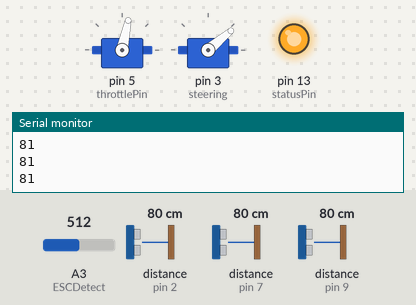
Bench run of a sketch on a simulated Arduino Uno, built with avr-gcc and run on an emulated ATmega328P. On the bench: 2 × servo, output pins drawn as LEDs (lit = HIGH), the last lines printed to the serial monitor. Dashed ring = blinking. Inputs (shaded band) come from the test bench; at power-on: distance to the obstacle (sensors on pin 7, pin 2, pin 9) 80 cm, A3 (ESCDetect) = 512. The echo pulse lasts 58.3 µs per cm.

Above: at 6.4 s.
6.5 s: distance to the obstacle (sensor on pin 7) set to 289 cm
10.0 s: distance to the obstacle (sensor on pin 7) set to 297 cm
At 12.0 s:
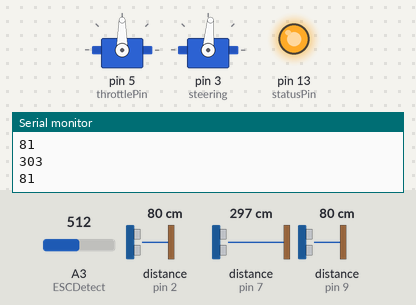
At 13.5 s:
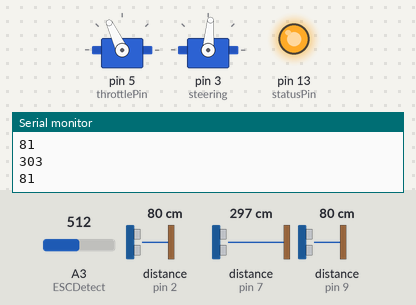
13.8 s: distance to the obstacle (sensor on pin 7) set to 2 cm
At 16.75 s:
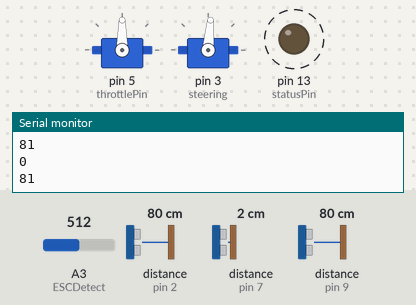
Timing chart, 0 to 23.3 s (numbered marks = the images above; inputs shaded):
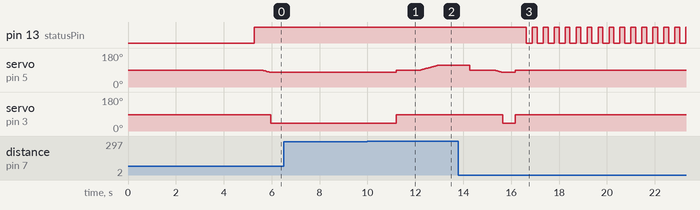

Measured:
- the behaviour switches between 293 and 294 cm on distance to the obstacle (sensor on pin 7) (found by bisection; images 0 and 1)
- after the input at 10.0 s, servo on pin 3 (steering): 40° → 85° after 1.2 s
- after the input at 13.8 s, pin 13 (statusPin): alternates HIGH for 0.20 s and LOW for 0.26 s, starting after 2.8 s; servo on pin 3 (steering): 85° → 40° after 1.9 s, → 85° 0.52 s later

The sketch:

servo_throttle_sensor_test.ino
```cpp
#include <NewPing.h>
#include <Servo.h>

#define ESCDetect A3  // Define pin for analog read of ESC voltage
#define statusPin 13  // Monitor status of sensors

const int steering_right_max = 35;    // Maximum angle of steering in right turns
const int steering_left_max = 131;    // Maximum angle of steering in left turns
const int steering_straight = 85;     // Value for steering to hold straight
const int maximumRange = 300;         // Maximum range needed
const int minimumRange = 50;          // Minimum range needed

int throttle_pos = 90;   // Variale to store current throttle position. Initialize to neutral
int inst_dist = 0;
int distance[] = {0, 0, 0};
int* check_distance;
int counter = 0;         // Global counter
int index = 0;

bool esc_detect = 0;     // ESC detection flag
bool sensor_test = 0;    // Sensor test flag

NewPing sensorArray[] = {NewPing(6, 9, 700), NewPing(8, 7, 700), NewPing(4, 2, 700)};

Servo throttle;               // Initiate throttle as a servo object
Servo steering;               // Initiate steering as a servo object


int smooth_accel (int throttle_input) {     // Define smooth acceleration function
  if (throttle_input > throttle_pos) {
    if (throttle_pos < 90 && throttle_input > 90) {   // If commanded to move forward when moving in reverse
      throttle.write(90); // Release throttle
      delay(1000);        // Allow time to stop
      for (counter = 90; counter <= throttle_input; counter++){   // Accelerate in forward direction
      throttle.write(counter);
      delay(30);
      }
    }
    else {
      for (counter = throttle_pos; counter <= throttle_input; counter++){   // Accelerate smmothly in forward direction
      throttle.write(counter);
      delay(30);
      }
    }
  }

  else if (throttle_input < throttle_pos) {
    if (throttle_pos > 90 && throttle_input < 90) {    //If commanded to reverse when moving forward
      throttle.write(90); // Release throttle
      delay(1000);        // Allow time to stop
      for (counter = 90; counter >= throttle_input; counter--){   // Accelerate in reverse
      throttle.write(counter);
      delay(30);
      }
    }
    else {
      for (counter = throttle_pos; counter >= throttle_input; counter--){   // Accelerate smoothly in reverse
      throttle.write(counter);
      delay(30);
      }
    }
  }
  else {
    throttle.write(throttle_input);
    counter = throttle_input;
  }
  return(counter);
}


int* get_distance () {             // Define get_distance function. Pings sensors and returns the distance
  for (index = 0; index < 3; index++) {
    distance[index] = 0;
  }

  for (counter = 0; counter < 5; counter++) {
    for (index = 0; index < 3; index++) {
      inst_dist = sensorArray[index].ping_cm();
      if (inst_dist == 0) {
        distance[index] = distance[index] + (distance[index] / (counter + 1));
      }
      else {
        distance[index] = distance[index] + inst_dist;
      }
      if (counter == 4) {
        if (distance[index] / 5 > 10){
          distance[index] = distance[index] / 5;
        }
        else {
          distance[index] = 0;
        }
      }
    }
    delay(40);
  }
  for (index = 0; index < 3; index++) {
    Serial.println(distance[index]);
  }
  Serial.println();
  return(distance);
}


void stop_immediate() {
  throttle.write(90);
  steering.write(steering_straight);
}


void setup() {                    // Code to run once during initial setup goes here
  Serial.begin(9600);
  pinMode(statusPin, OUTPUT);
  check_distance = get_distance();

  if ((analogRead(ESCDetect) > 470) && (check_distance[1] > 0)) {
    throttle.attach(5);   // Attaches the throttle on pin 5
    throttle.write(90);   // Arms the ESC with zero throttle
    steering.attach(3);   // Attaches the steering on pin 3
    steering.write(85);
    esc_detect = 1;
    sensor_test = 1;
    delay(5000);
  }
  else if ((analogRead(ESCDetect) > 470) && (check_distance[1] == 0)) {
    esc_detect = 1;
    sensor_test = 0;
    digitalWrite(statusPin, HIGH);
    delay(200);
    digitalWrite(statusPin, LOW);
  }
  else if ((analogRead(ESCDetect) <= 470) && (check_distance[1] > 0)) {
    esc_detect = 0;
    sensor_test = 1;
    digitalWrite(statusPin, HIGH);
    delay(50);
    digitalWrite(statusPin, LOW);
  }
  else {
    esc_detect = 0;
    sensor_test = 0;
    digitalWrite(statusPin, HIGH);
    delay(500);
    digitalWrite(statusPin, LOW);
    delay(300);
  }
}

void loop() {                   // Code to run over and over in a loop goes here
  if (esc_detect && sensor_test) {
    digitalWrite(statusPin, HIGH);
    check_distance = get_distance();        // Ping sensors and get distance

    if (check_distance[1] >= maximumRange) {
      steering.write(steering_straight);
      throttle_pos = smooth_accel(115);  // Increase speed if there is no obstacle within 200 cm
    }
    else if (check_distance[1] > minimumRange && check_distance < maximumRange) {
      steering.write(steering_straight);
      throttle_pos = smooth_accel(108);  // Maintain moderate speed if obstacle is within 200 cm
    }
    else {
      do {
        throttle_pos = smooth_accel(78);   // Stop the car and initiate reverse if there is an obstacle within 10 cm
        steering.write(40);                // Turn 40 degrees and continue backing up until front is clear
        check_distance = get_distance();
      }
      while (check_distance[1] < 70 && check_distance[1] > 0);
    }

    if ((analogRead(ESCDetect) > 470) && (get_distance()[1] > 0)) {   // Verifying if ESC is still powered on and sensors are working
      esc_detect = 1;
      sensor_test = 1;
    }
    else {
      esc_detect = 0;
      sensor_test = 0;
      stop_immediate();
    }
  }

  else{
    setup();
  }
}
```

sensor_esc_test.cpp
```cpp
#include <Servo.h>

#define echoPin 7     // Echo Pin
#define trigPin 8     // Trigger Pin
//#define LEDPin 13     // Onboard LED
#define throttlePin 5 // Throttle pin
#define ESCDetect A3  //

int throttle_pos = 90;  // Variale to store current throttle position. Initialize to neutral
int maximumRange = 200; // Maximum range needed
int minimumRange = 20;  // Minimum range needed
float duration;         // Variable to store sensor output in microseconds
float distance;         // Duration used to calculate distance

bool esc_detect = 0;

Servo throttle;  // Initiate throttle as a servo object


void smooth_accel (int throttle_input) {     // Define smooth acceleration function
  int counter = 0;

  if (throttle_input > throttle_pos) {
    if (throttle_pos < 90 && throttle_input > 90) {   // If commanded to move forward when moving in reverse
      /*for (counter = throttle_pos; counter <= 90; counter++){   // Stop smoothly if moving backward
      throttle.write(counter);
      delay(15);
      }*/
      throttle.write(90); // Release throttle
      delay(1000);        // Allow time to stop
      for (counter = 90; counter <= throttle_input; counter++){   // Accelerate in forward direction
      throttle.write(counter);
      delay(30);
      }
    }
    else {
      for (counter = throttle_pos; counter <= throttle_input; counter++){   // Accelerate smmothly in forward direction
      throttle.write(counter);
      delay(30);
      }
    }
    throttle_pos = counter;
  }

  else if (throttle_input < throttle_pos) {
    if (throttle_pos > 90 && throttle_input < 90) {    //If commanded to reverse when moving forward
      /*for (counter = throttle_pos; counter >= 90; counter--){   // Stop smoothly if moving forward
      throttle.write(counter);
      delay(15);
      }*/
      throttle.write(90); // Release throttle
      delay(1000);        // Allow time to stop
      for (counter = 90; counter >= throttle_input; counter--){   // Accelerate in reverse
      throttle.write(counter);
      delay(30);
      }
    }
    else {
      for (counter = throttle_pos; counter >= throttle_input; counter--){   // Accelerate smoothly in reverse
      throttle.write(counter);
      delay(30);
      }
    }
    throttle_pos = counter;
  }
  else {
    throttle.write(throttle_input);
    throttle_pos = throttle_input;
  }
}

void setup() {                    // Code to run once during initial setup goes here
  if (analogRead(ESCDetect) > 470) {
    pinMode(trigPin, OUTPUT);       // Define pin modes
    pinMode(echoPin, INPUT);
    throttle.attach(throttlePin);   // Attaches the throttle on pin 9 to the throttle object
    throttle.write(90);
    esc_detect = 1;
    delay(3000);
  }
  else {
    esc_detect = 0;
  }
}

void loop() {                   // Code to run over and over in a loop goes here
  if (esc_detect) {
    digitalWrite(trigPin, LOW);  // Send low initial to sensor
    delayMicroseconds(2);

    digitalWrite(trigPin, HIGH); // Provide 10 microsecond high trigger pulse to sensor
    delayMicroseconds(10);
    digitalWrite(trigPin, LOW);  // End the trigger pulse

    duration = pulseIn(echoPin, HIGH); // Read output from sensor
    distance = duration * 0.017;       // Calculate distance

    if (distance >= maximumRange) {
      smooth_accel(112);  // Increase speed if there is no obstacle within 200 cm
    }
    else if (distance > minimumRange && distance < maximumRange) {
      smooth_accel(107);  // Maintain moderate speed if obstacle is within 200 cm
    }
    else {
      smooth_accel(77);   // Stop the car and initiate reverse if there is an obstacle within 10 cm
    }

    if (analogRead(ESCDetect) > 470) {   // Verifying if ESC is still powered on
      esc_detect = 1;
    }
    else {
      esc_detect = 0;
    }
  }

  else{
    setup();
  }

}
```

sensor_throttle_steering_test.cpp
```cpp
#include <NewPing.h>
#include <Servo.h>

#define ESCDetect A3  // Define pin for analog read of ESC voltage
#define statusPin 13  // Monitor status of sensors

const int steering_right_max = 35;    // Maximum angle of steering in right turns
const int steering_left_max = 131;    // Maximum angle of steering in left turns
const int steering_straight = 85;     // Value for steering to hold straight
const int maximumRange = 300;         // Maximum range needed
const int minimumRange = 50;          // Minimum range needed

int throttle_pos = 90;   // Variale to store current throttle position. Initialize to neutral
int inst_dist = 0;
int distance[] = {0, 0, 0};
int* check_distance;
int counter = 0;         // Global counter
int index = 0;

bool esc_detect = 0;     // ESC detection flag
bool sensor_test = 0;    // Sensor test flag

NewPing sensorArray[] = {NewPing(6, 9, 700), NewPing(8, 7, 700), NewPing(4, 2, 700)};

Servo throttle;               // Initiate throttle as a servo object
Servo steering;               // Initiate steering as a servo object


int smooth_accel (int throttle_input) {     // Define smooth acceleration function
  if (throttle_input > throttle_pos) {
    if (throttle_pos < 90 && throttle_input > 90) {   // If commanded to move forward when moving in reverse
      throttle.write(90); // Release throttle
      delay(1000);        // Allow time to stop
      for (counter = 90; counter <= throttle_input; counter++){   // Accelerate in forward direction
      throttle.write(counter);
      delay(30);
      }
    }
    else {
      for (counter = throttle_pos; counter <= throttle_input; counter++){   // Accelerate smmothly in forward direction
      throttle.write(counter);
      delay(30);
      }
    }
  }

  else if (throttle_input < throttle_pos) {
    if (throttle_pos > 90 && throttle_input < 90) {    //If commanded to reverse when moving forward
      throttle.write(90); // Release throttle
      delay(1000);        // Allow time to stop
      for (counter = 90; counter >= throttle_input; counter--){   // Accelerate in reverse
      throttle.write(counter);
      delay(30);
      }
    }
    else {
      for (counter = throttle_pos; counter >= throttle_input; counter--){   // Accelerate smoothly in reverse
      throttle.write(counter);
      delay(30);
      }
    }
  }
  else {
    throttle.write(throttle_input);
    counter = throttle_input;
  }
  return(counter);
}


int* get_distance () {             // Define get_distance function. Pings sensors and returns the distance
  for (index = 0; index < 3; index++) {
    distance[index] = 0;
  }

  for (counter = 0; counter < 5; counter++) {
    for (index = 0; index < 3; index++) {
      inst_dist = sensorArray[index].ping_cm();
      if (inst_dist == 0) {
        distance[index] = distance[index] + (distance[index] / (counter + 1));
      }
      else {
        distance[index] = distance[index] + inst_dist;
      }
      if (counter == 4) {
        if (distance[index] / 5 > 10){
          distance[index] = distance[index] / 5;
        }
        else {
          distance[index] = 0;
        }
      }
    }
    delay(40);
  }
  for (index = 0; index < 3; index++) {
    Serial.println(distance[index]);
  }
  Serial.println();
  return(distance);
}


void stop_immediate() {
  throttle.write(90);
  steering.write(steering_straight);
}


void setup() {                    // Code to run once during initial setup goes here
  Serial.begin(9600);
  pinMode(statusPin, OUTPUT);
  check_distance = get_distance();

  if ((analogRead(ESCDetect) > 470) && (check_distance[1] > 0)) {
    throttle.attach(5);   // Attaches the throttle on pin 5
    throttle.write(90);   // Arms the ESC with zero throttle
    steering.attach(3);   // Attaches the steering on pin 3
    steering.write(85);
    esc_detect = 1;
    sensor_test = 1;
    delay(5000);
  }
  else if ((analogRead(ESCDetect) > 470) && (check_distance[1] == 0)) {
    esc_detect = 1;
    sensor_test = 0;
    digitalWrite(statusPin, HIGH);
    delay(200);
    digitalWrite(statusPin, LOW);
  }
  else if ((analogRead(ESCDetect) <= 470) && (check_distance[1] > 0)) {
    esc_detect = 0;
    sensor_test = 1;
    digitalWrite(statusPin, HIGH);
    delay(50);
    digitalWrite(statusPin, LOW);
  }
  else {
    esc_detect = 0;
    sensor_test = 0;
    digitalWrite(statusPin, HIGH);
    delay(500);
    digitalWrite(statusPin, LOW);
    delay(300);
  }
}

void loop() {                   // Code to run over and over in a loop goes here
  if (esc_detect && sensor_test) {
    digitalWrite(statusPin, HIGH);
    check_distance = get_distance();        // Ping sensors and get distance

    if (check_distance[1] >= maximumRange) {
      steering.write(steering_straight);
      throttle_pos = smooth_accel(115);  // Increase speed if there is no obstacle within 200 cm
    }
    else if (check_distance[1] > minimumRange && check_distance < maximumRange) {
      steering.write(steering_straight);
      throttle_pos = smooth_accel(108);  // Maintain moderate speed if obstacle is within 200 cm
    }
    else {
      do {
        throttle_pos = smooth_accel(78);   // Stop the car and initiate reverse if there is an obstacle within 10 cm
        steering.write(40);                // Turn 40 degrees and continue backing up until front is clear
        check_distance = get_distance();
      }
      while (check_distance[1] < 70 && check_distance[1] > 0);
    }

    if ((analogRead(ESCDetect) > 470) && (get_distance()[1] > 0)) {   // Verifying if ESC is still powered on and sensors are working
      esc_detect = 1;
      sensor_test = 1;
    }
    else {
      esc_detect = 0;
      sensor_test = 0;
      stop_immediate();
    }
  }

  else{
    setup();
  }
}
```
